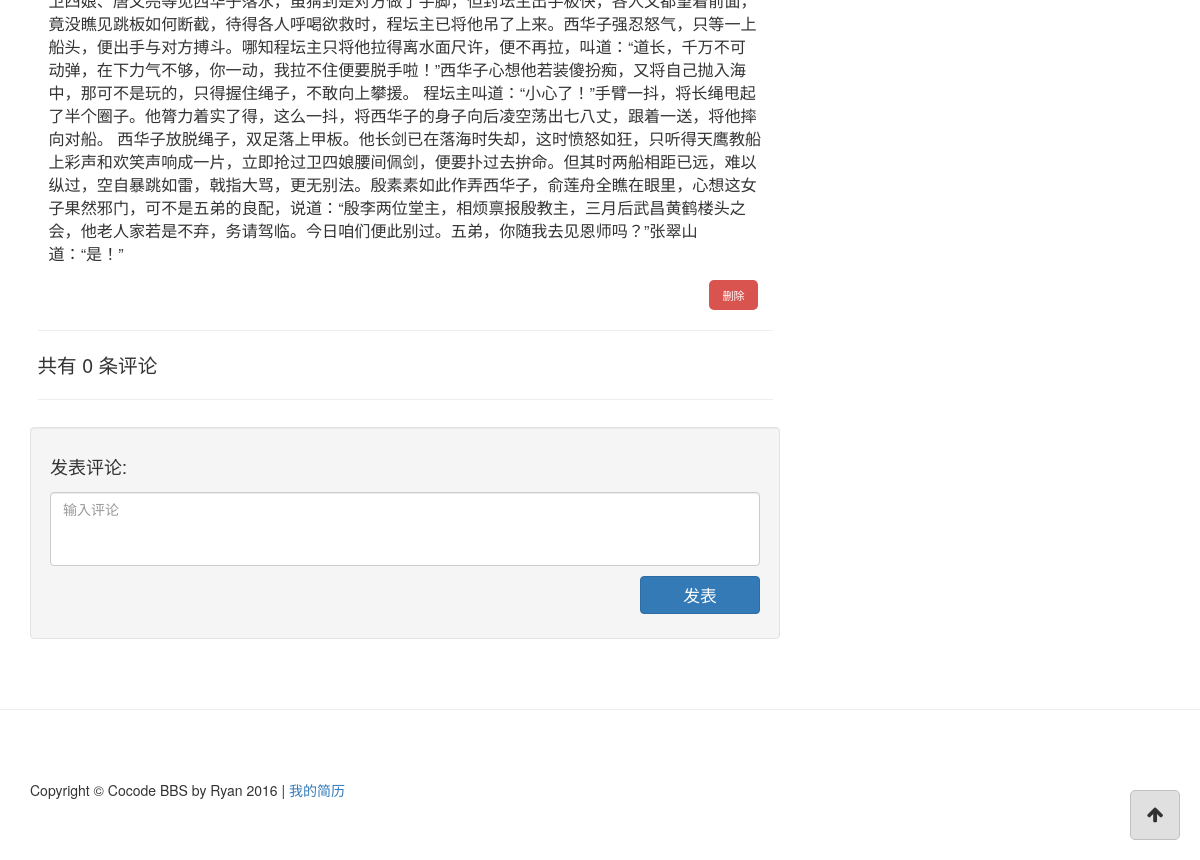
/post/13 (signed in, lower part), run on an earlier commit of the app's database.
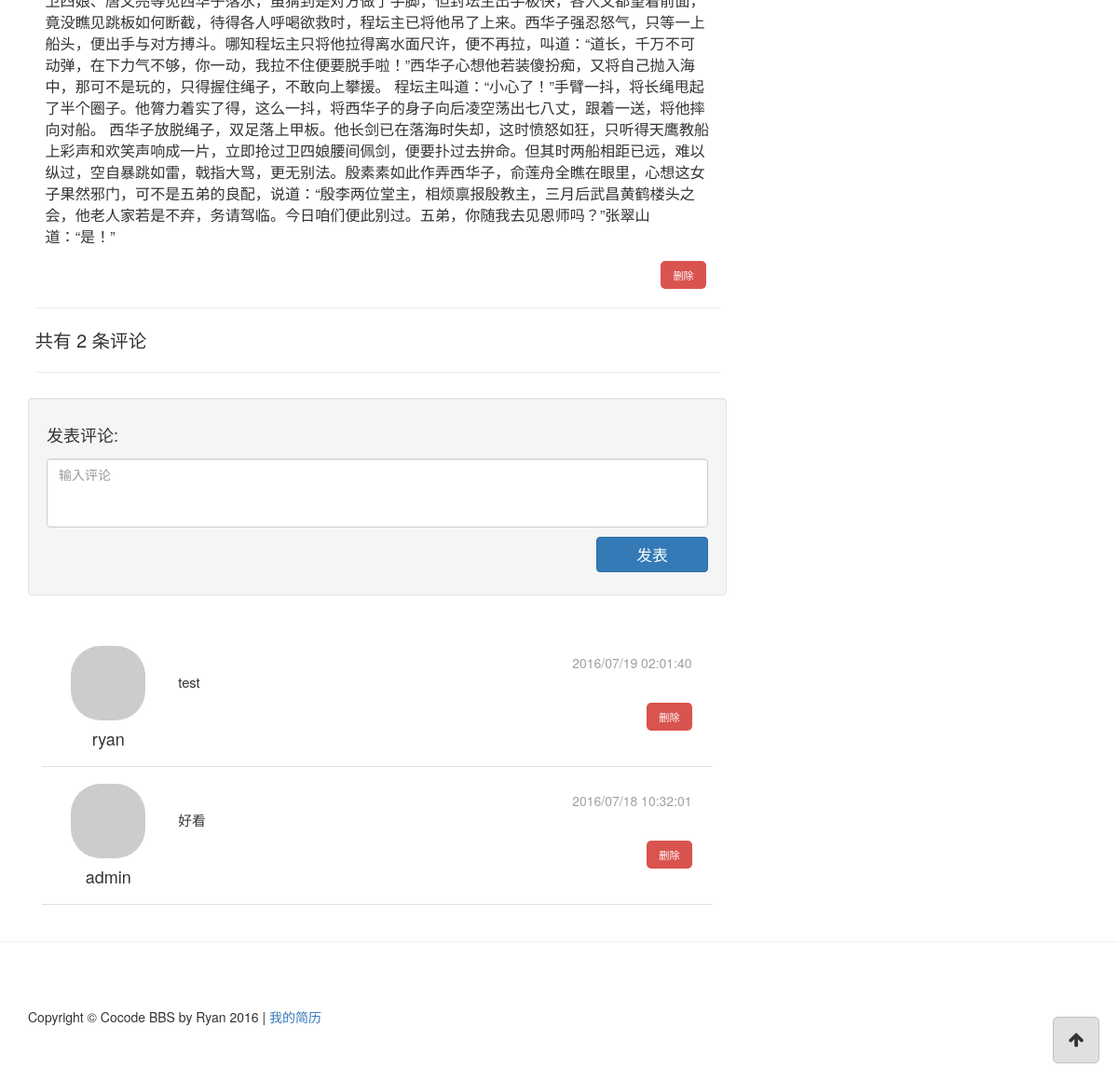
And on a later commit of the database.
### app/models/comment.py (models this page shows, shortened)
class Comment(db.Model, Model):
    __tablename__ = 'comments'
    id = db.Column(db.Integer, primary_key=True)
    content = db.Column(db.String())
    created_time = db.Column(db.Integer, default=0)
    user_id = db.Column(db.Integer, db.ForeignKey('users.id'))
    post_id = db.Column(db.Integer, db.ForeignKey('posts.id'))

### app/models/user.py (models this page shows, shortened)
class User(db.Model, Model):
    __tablename__ = 'users'
    id = db.Column(db.Integer, primary_key=True)
    username = db.Column(db.String(), unique=True)
    password_hash = db.Column(db.String())
    email = db.Column(db.String(), unique=True)
    avatar_hash = db.Column(db.String())
    created_time = db.Column(db.Integer, default=0)
    role_id = db.Column(db.Integer, db.ForeignKey('roles.id'))
    posts = db.relationship('Post', backref='author')
    comments = db.relationship('Comment', backref='author')
    @property
    def password(self):
        raise AttributeError('password is not readable')
    def is_admin(self):
        return self.role.permissions == 0xff
    def gravatar(self, size=100, default='identicon', rating='g'):
        from flask import request
        gravatar_url = 'secure.gravatar.com/avatar'
        if request.is_secure:
            url = 'https://' + gravatar_url
        else:
            url = 'http://' + gravatar_url
        hash = self.avatar_hash or md5(self.email.encode('utf-8')).hexdigest()
        return '{url}/{hash}?s={size}&d={default}&r={rating}'.format(url=url,
                                                                     hash=hash,
                                                                     size=size,
                                                                     default=default,
                                                                     rating=rating)
    def permissions(self):
        role = Role.role_by_id(self.role_id)
        return role.permissions
    @staticmethod
    def user_by_id(id):
        return User.query.get_or_404(id)

### app/controllers/views.py (the view)
@controllers.route('/post/<int:id>')
@post_permission_required
def post_view(id):
    post = Post.post_by_id(id)
    comments = post.comments
    d = dict(
        post=post,
        comments=comments
    )
    return render_template('post.html', **d)

### app/controllers/context_processers.py (called while the page is built)
@controllers.app_context_processor
def current_user_processor():
    user = current_user()
    return dict(current_user=user)

@controllers.app_context_processor
def channel_processor():
    channels = Channel.query.all()
    permissions = {
        'NORMAL': ChannelPermission.NORMAL,
        'ADMIN': ChannelPermission.ADMIN,
    }
    dic = {
        'channels': channels,
        'channel_permissions': permissions,
    }
    return dict(**dic)

@controllers.app_context_processor
def class_processor():
    return dict(Channel=Channel)

@controllers.app_context_processor
def user_processor():
    user_count = User.query.count()
    new_user = User.query.order_by(User.created_time.desc()).first()
    return dict(new_user=new_user,
                user_count=user_count)

@controllers.app_context_processor
def post_processor():
    post_count = Post.query.count()
    return dict(post_count=post_count)

@controllers.app_context_processor
def comment_processor():
    comment_count = Comment.query.count()
    return dict(comment_count=comment_count)

### app/models/channel.py (called while the page is built)
    @staticmethod
    def channel_by_id(id):
        return Channel.query.get_or_404(id)

### app/templates/post.html (shortened to what this page needs)
{% extends "base.html" %}
{% block page_content %}
<div class="main-post">
    <div class="main-post-content">
    </div>
    <div class="main-post-footer">
        {% if current_user is not none and (current_user.is_admin() or current_user.id == post.author.id) %}
        <button class="button-delete btn" data-id="{{ post.id }}">删除</button>
        {% endif %}
    </div>
    <hr>
    <div class="main-post-note">
        共有 <div id="id-comment-count">{{ post.comments | length }}</div> 条评论
    </div>
    <hr>
</div>
<div class="well">
    <h4>发表评论:</h4>
    <div class="comment-form">
        <div class="comment-form-item"><textarea id="id-text-content" class="form-control" rows="3" placeholder="输入评论"></textarea></div>
        <div class="comment-form-item"><button type="button" id="id-button-comment-add" class="btn btn-primary">发表</button></div>
    </div>
</div>
{% include "_comments.html" %}
{% endblock %}

### app/templates/_comments.html (shortened to what this page needs)
<div class="comment-list">
    {% for comment in post.comments_sorted_by_time(post.comments) %}
    <div class="comment-item" id="id-comment-item-{{ comment.id }}">
        <div class="comment-author col-md-2">
            <a href="#">
                <img class="media-object round-portrait-64" src="{{ comment.author.gravatar(size=64) }}">
            </a>
            <h4 class="media-heading">{{ comment.author.username }}</h4>
        </div>
        <div class="comment-body col-md-10">
            <div class="comment-date">{{ comment.created_time | format_time }}</div>
            <div class="comment-content" id="id-comment-content-{{ post.id }}">
                {{ comment.content }}
            </div>
            <div class="comment-footer">
                {% if current_user is not none and (current_user.is_admin() or current_user.is_comment_author(comment))  %}
                <div class="comment-footer-item"><button class="comment-button-delete btn" data-id="{{ comment.id }}">删除</button></div>
                {% endif %}
            </div>
        </div>
    </div>
    {% endfor %}
</div>

What changed in the data, as far as the page shows it:
added Comment: author.username "ryan", created_time "2016/07/19 02:01:40", content "test"
added Comment: author.username "admin", created_time "2016/07/18 10:32:01", content "好看"
Also different on the page:
{{ post.comments | length }}: "0" → "2"
